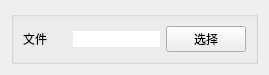
<?xml version="1.0" encoding="UTF-8"?>
<ui version="4.0">
 <class>SelectWidget</class>
 <widget class="QWidget" name="SelectWidget">
  <property name="geometry">
   <rect>
    <x>0</x>
    <y>0</y>
    <width>269</width>
    <height>62</height>
   </rect>
  </property>
  <property name="windowTitle">
   <string>Form</string>
  </property>
  <layout class="QGridLayout" name="gridLayout">
   <item row="0" column="0">
    <widget class="QGroupBox" name="SelectGroupBox">
     <property name="styleSheet">
      <string notr="true">QLineEdit{background-color:&quot;transparent&quot;;border:None;font: 12pt &quot;Microsoft YaHei UI&quot;;}</string>
     </property>
     <layout class="QHBoxLayout" name="horizontalLayout">
      <item>
       <widget class="QLabel" name="HintLabel">
        <property name="text">
         <string>文件</string>
        </property>
       </widget>
      </item>
      <item>
       <spacer name="horizontalSpacer">
        <property name="orientation">
         <enum>Qt::Horizontal</enum>
        </property>
        <property name="sizeType">
         <enum>QSizePolicy::Maximum</enum>
        </property>
        <property name="sizeHint" stdset="0">
         <size>
          <width>40</width>
          <height>20</height>
         </size>
        </property>
       </spacer>
      </item>
      <item>
       <widget class="QLineEdit" name="FileLabel">
        <property name="mouseTracking">
         <bool>false</bool>
        </property>
        <property name="alignment">
         <set>Qt::AlignRight|Qt::AlignTrailing|Qt::AlignVCenter</set>
        </property>
        <property name="readOnly">
         <bool>true</bool>
        </property>
       </widget>
      </item>
      <item>
       <widget class="QPushButton" name="SelectButton">
        <property name="sizePolicy">
         <sizepolicy hsizetype="Fixed" vsizetype="Fixed">
          <horstretch>0</horstretch>
          <verstretch>0</verstretch>
         </sizepolicy>
        </property>
        <property name="text">
         <string>选择</string>
        </property>
       </widget>
      </item>
     </layout>
    </widget>
   </item>
  </layout>
 </widget>
 <resources/>
 <connections/>
</ui>
